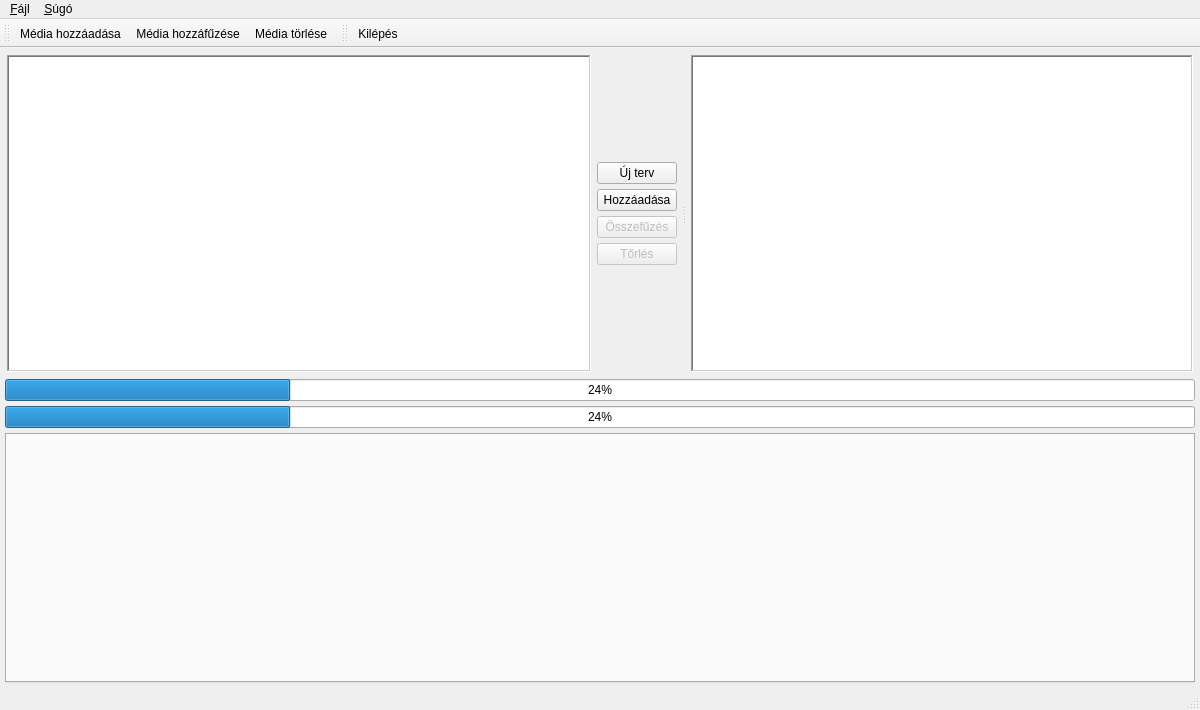
<?xml version="1.0" encoding="UTF-8"?>
<ui version="4.0">
 <class>MainWindow</class>
 <widget class="QMainWindow" name="MainWindow">
  <property name="windowModality">
   <enum>Qt::ApplicationModal</enum>
  </property>
  <property name="geometry">
   <rect>
    <x>0</x>
    <y>0</y>
    <width>1200</width>
    <height>710</height>
   </rect>
  </property>
  <property name="minimumSize">
   <size>
    <width>1200</width>
    <height>710</height>
   </size>
  </property>
  <property name="windowTitle">
   <string>Media Cross-Coder</string>
  </property>
  <property name="statusTip">
   <string>Legyen egy jó napod</string>
  </property>
  <property name="autoFillBackground">
   <bool>true</bool>
  </property>
  <property name="toolButtonStyle">
   <enum>Qt::ToolButtonTextUnderIcon</enum>
  </property>
  <widget class="QWidget" name="centralWidget">
   <property name="sizePolicy">
    <sizepolicy hsizetype="Expanding" vsizetype="Expanding">
     <horstretch>0</horstretch>
     <verstretch>0</verstretch>
    </sizepolicy>
   </property>
   <layout class="QVBoxLayout" name="verticalLayout_2">
    <property name="spacing">
     <number>0</number>
    </property>
    <property name="sizeConstraint">
     <enum>QLayout::SetMinAndMaxSize</enum>
    </property>
    <property name="leftMargin">
     <number>5</number>
    </property>
    <property name="topMargin">
     <number>5</number>
    </property>
    <property name="rightMargin">
     <number>5</number>
    </property>
    <property name="bottomMargin">
     <number>5</number>
    </property>
    <item>
     <layout class="QVBoxLayout" name="MainLayout">
      <property name="spacing">
       <number>5</number>
      </property>
      <property name="leftMargin">
       <number>0</number>
      </property>
      <property name="rightMargin">
       <number>0</number>
      </property>
      <property name="bottomMargin">
       <number>0</number>
      </property>
      <item>
       <widget class="QFrame" name="TopFrame">
        <property name="frameShape">
         <enum>QFrame::NoFrame</enum>
        </property>
        <property name="frameShadow">
         <enum>QFrame::Raised</enum>
        </property>
        <layout class="QGridLayout" name="gridLayout">
         <property name="leftMargin">
          <number>0</number>
         </property>
         <property name="topMargin">
          <number>0</number>
         </property>
         <property name="rightMargin">
          <number>0</number>
         </property>
         <property name="bottomMargin">
          <number>0</number>
         </property>
         <property name="spacing">
          <number>0</number>
         </property>
         <item row="0" column="0">
          <widget class="QSplitter" name="splitter">
           <property name="autoFillBackground">
            <bool>false</bool>
           </property>
           <property name="inputMethodHints">
            <set>Qt::ImhNone</set>
           </property>
           <property name="frameShape">
            <enum>QFrame::NoFrame</enum>
           </property>
           <property name="lineWidth">
            <number>3</number>
           </property>
           <property name="orientation">
            <enum>Qt::Horizontal</enum>
           </property>
           <property name="handleWidth">
            <number>10</number>
           </property>
           <property name="childrenCollapsible">
            <bool>true</bool>
           </property>
           <widget class="QFrame" name="TopLeftFrame">
            <property name="sizePolicy">
             <sizepolicy hsizetype="Preferred" vsizetype="Preferred">
              <horstretch>0</horstretch>
              <verstretch>0</verstretch>
             </sizepolicy>
            </property>
            <property name="frameShape">
             <enum>QFrame::NoFrame</enum>
            </property>
            <property name="frameShadow">
             <enum>QFrame::Raised</enum>
            </property>
            <layout class="QHBoxLayout" name="horizontalLayout">
             <property name="leftMargin">
              <number>2</number>
             </property>
             <property name="topMargin">
              <number>2</number>
             </property>
             <property name="rightMargin">
              <number>2</number>
             </property>
             <property name="bottomMargin">
              <number>2</number>
             </property>
             <item>
              <widget class="QTreeView" name="projectView">
               <property name="frameShape">
                <enum>QFrame::WinPanel</enum>
               </property>
               <property name="frameShadow">
                <enum>QFrame::Sunken</enum>
               </property>
               <property name="editTriggers">
                <set>QAbstractItemView::DoubleClicked|QAbstractItemView::EditKeyPressed</set>
               </property>
               <property name="alternatingRowColors">
                <bool>true</bool>
               </property>
               <property name="iconSize">
                <size>
                 <width>16</width>
                 <height>16</height>
                </size>
               </property>
               <property name="textElideMode">
                <enum>Qt::ElideRight</enum>
               </property>
               <property name="autoExpandDelay">
                <number>2</number>
               </property>
               <property name="uniformRowHeights">
                <bool>true</bool>
               </property>
               <property name="animated">
                <bool>true</bool>
               </property>
              </widget>
             </item>
             <item>
              <layout class="QVBoxLayout" name="ControllBoxLayout">
               <property name="spacing">
                <number>10</number>
               </property>
               <property name="leftMargin">
                <number>0</number>
               </property>
               <property name="topMargin">
                <number>5</number>
               </property>
               <property name="rightMargin">
                <number>0</number>
               </property>
               <property name="bottomMargin">
                <number>5</number>
               </property>
               <item>
                <layout class="QVBoxLayout" name="TopControllBoxLayout">
                 <property name="spacing">
                  <number>5</number>
                 </property>
                </layout>
               </item>
               <item>
                <layout class="QVBoxLayout" name="verticalLayout">
                 <property name="spacing">
                  <number>5</number>
                 </property>
                 <item>
                  <widget class="QPushButton" name="buttonNewProject">
                   <property name="text">
                    <string>Új terv</string>
                   </property>
                   <property name="iconSize">
                    <size>
                     <width>16</width>
                     <height>24</height>
                    </size>
                   </property>
                  </widget>
                 </item>
                 <item>
                  <widget class="QPushButton" name="buttonAddMedia">
                   <property name="text">
                    <string>Hozzáadása</string>
                   </property>
                   <property name="icon">
                    <iconset>
                     <normalon>:/icons/Images/media_add.png</normalon>
                    </iconset>
                   </property>
                   <property name="iconSize">
                    <size>
                     <width>16</width>
                     <height>24</height>
                    </size>
                   </property>
                  </widget>
                 </item>
                 <item>
                  <widget class="QPushButton" name="buttonAppendMedia">
                   <property name="enabled">
                    <bool>false</bool>
                   </property>
                   <property name="text">
                    <string>Összefűzés</string>
                   </property>
                   <property name="icon">
                    <iconset>
                     <normalon>:/icons/Images/media_app.png</normalon>
                    </iconset>
                   </property>
                   <property name="iconSize">
                    <size>
                     <width>16</width>
                     <height>24</height>
                    </size>
                   </property>
                  </widget>
                 </item>
                 <item>
                  <widget class="QPushButton" name="buttonDeleteMedia">
                   <property name="enabled">
                    <bool>false</bool>
                   </property>
                   <property name="text">
                    <string>Tőrlés</string>
                   </property>
                   <property name="icon">
                    <iconset>
                     <normalon>:/icons/Images/media_del.png</normalon>
                    </iconset>
                   </property>
                   <property name="iconSize">
                    <size>
                     <width>16</width>
                     <height>24</height>
                    </size>
                   </property>
                  </widget>
                 </item>
                </layout>
               </item>
               <item>
                <layout class="QVBoxLayout" name="BottomContollBoxLayout">
                 <property name="spacing">
                  <number>5</number>
                 </property>
                </layout>
               </item>
              </layout>
             </item>
            </layout>
           </widget>
           <widget class="QFrame" name="TopRightFrame">
            <property name="sizePolicy">
             <sizepolicy hsizetype="Preferred" vsizetype="Expanding">
              <horstretch>0</horstretch>
              <verstretch>0</verstretch>
             </sizepolicy>
            </property>
            <property name="frameShape">
             <enum>QFrame::NoFrame</enum>
            </property>
            <property name="frameShadow">
             <enum>QFrame::Raised</enum>
            </property>
            <layout class="QHBoxLayout" name="horizontalLayout_2">
             <property name="spacing">
              <number>4</number>
             </property>
             <property name="sizeConstraint">
              <enum>QLayout::SetDefaultConstraint</enum>
             </property>
             <property name="leftMargin">
              <number>2</number>
             </property>
             <property name="topMargin">
              <number>2</number>
             </property>
             <property name="rightMargin">
              <number>2</number>
             </property>
             <property name="bottomMargin">
              <number>2</number>
             </property>
             <item>
              <widget class="QTextBrowser" name="textBrowser">
               <property name="acceptDrops">
                <bool>false</bool>
               </property>
               <property name="autoFillBackground">
                <bool>true</bool>
               </property>
               <property name="inputMethodHints">
                <set>Qt::ImhMultiLine|Qt::ImhSensitiveData</set>
               </property>
               <property name="frameShape">
                <enum>QFrame::WinPanel</enum>
               </property>
               <property name="documentTitle">
                <string notr="true"/>
               </property>
               <property name="lineWrapMode">
                <enum>QTextEdit::WidgetWidth</enum>
               </property>
               <property name="html">
                <string>&lt;!DOCTYPE HTML PUBLIC &quot;-//W3C//DTD HTML 4.0//EN&quot; &quot;http://www.w3.org/TR/REC-html40/strict.dtd&quot;&gt;
&lt;html&gt;&lt;head&gt;&lt;meta name=&quot;qrichtext&quot; content=&quot;1&quot; /&gt;&lt;style type=&quot;text/css&quot;&gt;
p, li { white-space: pre-wrap; }
&lt;/style&gt;&lt;/head&gt;&lt;body style=&quot; font-family:'Sans Serif'; font-size:9pt; font-weight:400; font-style:normal;&quot;&gt;
&lt;p style=&quot;-qt-paragraph-type:empty; margin-top:0px; margin-bottom:0px; margin-left:0px; margin-right:0px; -qt-block-indent:0; text-indent:0px;&quot;&gt;&lt;br /&gt;&lt;/p&gt;&lt;/body&gt;&lt;/html&gt;</string>
               </property>
               <property name="overwriteMode">
                <bool>true</bool>
               </property>
               <property name="tabStopWidth">
                <number>180</number>
               </property>
               <property name="acceptRichText">
                <bool>true</bool>
               </property>
               <property name="cursorWidth">
                <number>1</number>
               </property>
               <property name="textInteractionFlags">
                <set>Qt::LinksAccessibleByKeyboard|Qt::LinksAccessibleByMouse</set>
               </property>
               <property name="placeholderText">
                <string notr="true"/>
               </property>
               <property name="openExternalLinks">
                <bool>true</bool>
               </property>
              </widget>
             </item>
            </layout>
           </widget>
          </widget>
         </item>
        </layout>
       </widget>
      </item>
      <item>
       <widget class="QProgressBar" name="progressBarTotal">
        <property name="enabled">
         <bool>true</bool>
        </property>
        <property name="value">
         <number>24</number>
        </property>
       </widget>
      </item>
      <item>
       <widget class="QProgressBar" name="progressBarCurrent">
        <property name="value">
         <number>24</number>
        </property>
       </widget>
      </item>
      <item>
       <widget class="QTabWidget" name="tabWidget">
        <property name="sizePolicy">
         <sizepolicy hsizetype="Expanding" vsizetype="Fixed">
          <horstretch>0</horstretch>
          <verstretch>0</verstretch>
         </sizepolicy>
        </property>
        <property name="minimumSize">
         <size>
          <width>0</width>
          <height>250</height>
         </size>
        </property>
        <property name="maximumSize">
         <size>
          <width>16777215</width>
          <height>250</height>
         </size>
        </property>
        <property name="tabShape">
         <enum>QTabWidget::Rounded</enum>
        </property>
        <property name="currentIndex">
         <number>-1</number>
        </property>
       </widget>
      </item>
     </layout>
    </item>
   </layout>
  </widget>
  <widget class="QStatusBar" name="statusBar"/>
  <widget class="QToolBar" name="toolBar">
   <property name="windowTitle">
    <string>toolBar</string>
   </property>
   <property name="toolButtonStyle">
    <enum>Qt::ToolButtonIconOnly</enum>
   </property>
   <attribute name="toolBarArea">
    <enum>TopToolBarArea</enum>
   </attribute>
   <attribute name="toolBarBreak">
    <bool>false</bool>
   </attribute>
   <addaction name="actionAddMedia"/>
   <addaction name="actionAppendMedia"/>
   <addaction name="actionMediaDelete"/>
  </widget>
  <widget class="QToolBar" name="toolBar_2">
   <property name="windowTitle">
    <string>toolBar_2</string>
   </property>
   <property name="toolButtonStyle">
    <enum>Qt::ToolButtonIconOnly</enum>
   </property>
   <attribute name="toolBarArea">
    <enum>TopToolBarArea</enum>
   </attribute>
   <attribute name="toolBarBreak">
    <bool>false</bool>
   </attribute>
   <addaction name="actionExit"/>
  </widget>
  <widget class="QMenuBar" name="menuBar">
   <property name="geometry">
    <rect>
     <x>0</x>
     <y>0</y>
     <width>1200</width>
     <height>20</height>
    </rect>
   </property>
   <widget class="QMenu" name="menu_File">
    <property name="title">
     <string>&amp;Fájl</string>
    </property>
    <addaction name="actionAddProject"/>
    <addaction name="actionAddMedia"/>
    <addaction name="actionAppendMedia"/>
    <addaction name="actionMediaDelete"/>
    <addaction name="separator"/>
    <addaction name="actionExit"/>
   </widget>
   <widget class="QMenu" name="menuHelp">
    <property name="title">
     <string>&amp;Súgó</string>
    </property>
    <addaction name="actionQTAbout"/>
   </widget>
   <addaction name="menu_File"/>
   <addaction name="menuHelp"/>
  </widget>
  <action name="actionExit">
   <property name="icon">
    <iconset resource="mcc.qrc">
     <normaloff>:/icons/Images/cross-script.png</normaloff>
     <normalon>:/new/prefix1/Images/select.png</normalon>:/icons/Images/cross-script.png</iconset>
   </property>
   <property name="text">
    <string>Kilépés</string>
   </property>
   <property name="statusTip">
    <string>Kilépés az alkalmazásból</string>
   </property>
   <property name="shortcut">
    <string>Ctrl+X</string>
   </property>
   <property name="shortcutContext">
    <enum>Qt::WidgetShortcut</enum>
   </property>
  </action>
  <action name="actionAddMedia">
   <property name="icon">
    <iconset resource="mcc.qrc">
     <normaloff>:/icons/Images/media_add.png</normaloff>:/icons/Images/media_add.png</iconset>
   </property>
   <property name="text">
    <string>Média hozzáadása</string>
   </property>
   <property name="toolTip">
    <string>Media hozzáadása</string>
   </property>
   <property name="statusTip">
    <string>Média hozzáadása a tervhez.</string>
   </property>
  </action>
  <action name="actionAddProject">
   <property name="text">
    <string>Új terv</string>
   </property>
   <property name="toolTip">
    <string>Új terv létrehozása</string>
   </property>
  </action>
  <action name="actionAppendMedia">
   <property name="icon">
    <iconset resource="mcc.qrc">
     <normaloff>:/icons/Images/media_app.png</normaloff>:/icons/Images/media_app.png</iconset>
   </property>
   <property name="text">
    <string>Média hozzáfűzése</string>
   </property>
   <property name="toolTip">
    <string>Media hozzáfűzése</string>
   </property>
   <property name="statusTip">
    <string>Média hozzáfűzése az aktív médiához.</string>
   </property>
  </action>
  <action name="actionMediaDelete">
   <property name="icon">
    <iconset resource="mcc.qrc">
     <normaloff>:/icons/Images/media_del.png</normaloff>:/icons/Images/media_del.png</iconset>
   </property>
   <property name="text">
    <string>Média törlése</string>
   </property>
   <property name="toolTip">
    <string>Média tőrlése</string>
   </property>
   <property name="statusTip">
    <string>Média eltávolítása a tervből.</string>
   </property>
  </action>
  <action name="actionQTAbout">
   <property name="enabled">
    <bool>true</bool>
   </property>
   <property name="text">
    <string>QT Névjegy ...</string>
   </property>
   <property name="statusTip">
    <string>QT Keretrendszer névjegye.</string>
   </property>
  </action>
 </widget>
 <layoutdefault spacing="6" margin="11"/>
 <tabstops>
  <tabstop>tabWidget</tabstop>
 </tabstops>
 <resources>
  <include location="mcc.qrc"/>
 </resources>
 <connections>
  <connection>
   <sender>actionExit</sender>
   <signal>triggered()</signal>
   <receiver>MainWindow</receiver>
   <slot>close()</slot>
   <hints>
    <hint type="sourcelabel">
     <x>-1</x>
     <y>-1</y>
    </hint>
    <hint type="destinationlabel">
     <x>579</x>
     <y>288</y>
    </hint>
   </hints>
  </connection>
 </connections>
 <slots>
  <slot>MediaOpen()</slot>
 </slots>
</ui>
